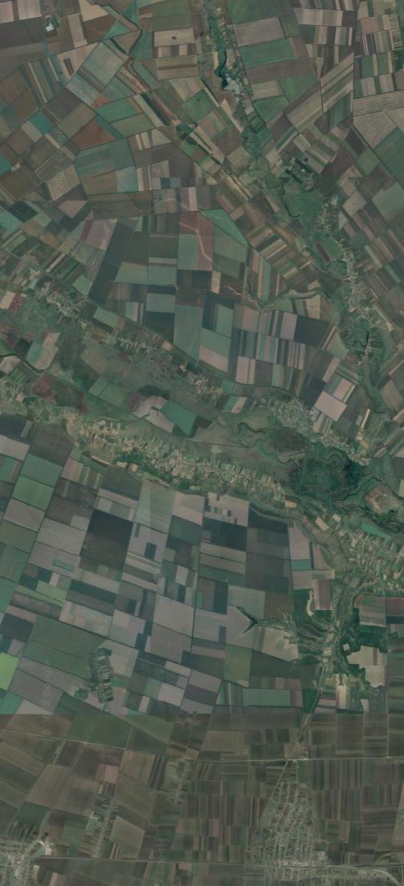
#> input picture Melitopol.jpg, 807 x 1771 px (shown at 1/2 size)
$ python test_rot2.py
#> lines starting #> are read from the running program, lines starting #| are printed output that depends on the picture
import cv2
import numpy as np
import random

N = 112 # y
M = N
img1 =  cv2.imread("Melitopol.jpg")
#> img1 is the input picture: shape (1771, 807, 3); mean B, G, R 81, 91.5, 83.3
imgheight=img1.shape[0]
#> imgheight = 1771
imgwidth=img1.shape[1]
#> imgwidth = 807

def rotateImage(image, angle):
    row, col = image.shape[:2]
    center=np.array([row,col])/2.0
    #center=tuple(np.array([row,col])/2.0)
    rot_mat = cv2.getRotationMatrix2D(center,angle+180,1.0)
    new_image = cv2.warpAffine(image, rot_mat, (col,row))
    return new_image

def rotate(points, angle):
    ANGLE = np.deg2rad(angle)
    c_x, c_y = np.mean(points, axis=0)
    return np.array(
        [[ c_x + np.cos(ANGLE) * (px - c_x) - np.sin(ANGLE) * (py - c_x),
           c_y + np.sin(ANGLE) * (px - c_y) + np.cos(ANGLE) * (py - c_y)
          ] for px, py in points ]
    ).astype(int)

def cam_virt(img, N, M, arrow=False, draw=True):
    # generate random coordinates inside image
#> called with N = 112, M = 112, arrow = True, draw = True
    count = 100
    __xy_test = False
    __x_test = False
    __y_test = False
    while (not np.all(__xy_test)) or (not np.all(__x_test)) or (not np.all(__y_test)):
        y_r = int(random.random()*imgheight*0.7)
        x_r = int(random.random()*imgwidth*0.7)
        angle = int(360*random.random())
        __xy = np.array([[x_r,y_r],[x_r+M,y_r],[x_r+M,y_r+N],[x_r,y_r+N]])
        __xy2 = rotate(__xy, angle)
        __xy_test = np.greater(__xy2, 0)
        __x_test = np.less(__xy2[:,0], imgwidth)
        __y_test = np.less(__xy2[:,1], imgheight)
        count -= 1
        if count == 0: return False, False
#> after the loop, count = 99
    # draw arrow for checking orientation
    if arrow:
        __xyA = np.array([[x_r+int(M/2), y_r+int(N/6)],[x_r+int(M/2),y_r+int(5*N/6)]])
        __xyA2 = rotate(__xyA, angle)
        cv2.arrowedLine(img, __xyA2[0], __xyA2[1], (0,0,255), 2)
    # rotate the image to North
    rect = cv2.boundingRect(__xy2)
#> rect = (108, 726, 153, 153)
    x, y, w, h = rect
#> x = 108; y = 726; w = 153; h = 153
    img2_0 = img[y:y+h, x:x+w].copy()
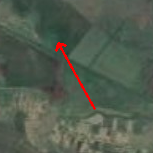
#> img2_0: shape (153, 153, 3); mean B, G, R 79.2, 93, 82.7
    img2_r = rotateImage(img2_0, angle)
#> in rotateImage, `new_image = cv2.warpAffine(image, rot_mat, (col,row))`:
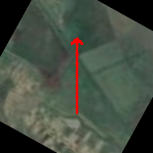
#> new_image: shape (153, 153, 3); mean B, G, R 66.6, 78.4, 69.5
    # cut empty pixels
    center = (np.array(img2_r.shape[:2])/2).astype(int)
#> center = [76, 76]
    x_min = max(center[0]-int(M/2), 0)
#> x_min = 20
    y_min = max(center[1]-int(N/2), 0)
#> y_min = 20
    img2 = img2_r[y_min:y_min+N, x_min:x_min+M]
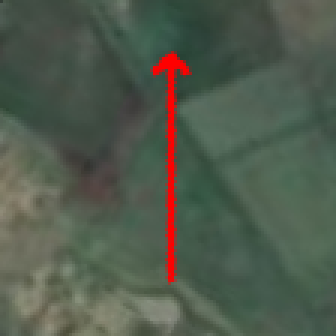
#> img2: shape (112, 112, 3) (shown 3 times larger); mean B, G, R 77, 90.9, 80.8
    if draw: cv2.polylines(img, [__xy2], True, (255, 255, 255), 2)
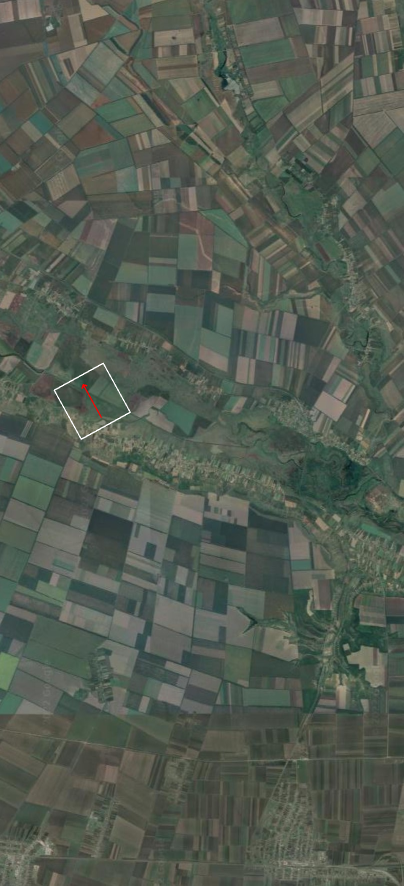
#> img: shape (1771, 807, 3) (shown at 1/2 size); mean B, G, R 81.1, 91.6, 83.5
    return True, img2

tr, img2 = cam_virt(img1, N, M, True)
#> tr = True
if tr:
    img1 = cv2.resize(img1,(int(imgwidth/2),int(imgheight/2)))
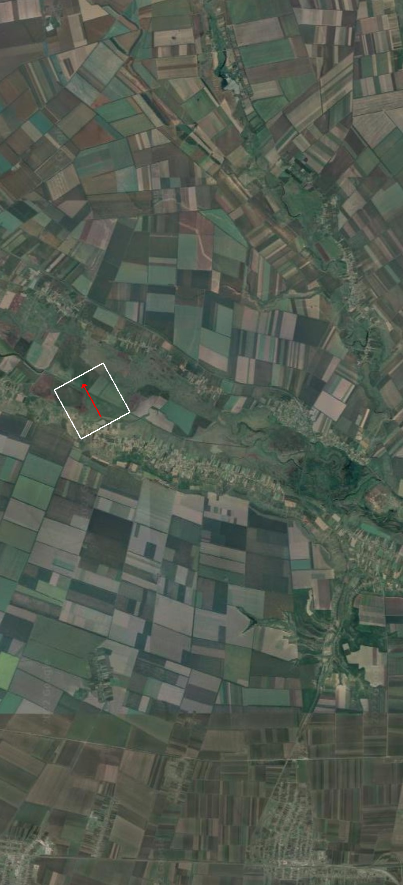
#> img1: shape (885, 403, 3); mean B, G, R 81, 91.6, 83.4
    img2_big = np.zeros((int(imgheight/2), int(imgwidth/2), 3), np.uint8)
    img2_big[2*N:N*2+2*N,60:M*2+60] = cv2.resize(img2,(N*2, M*2))
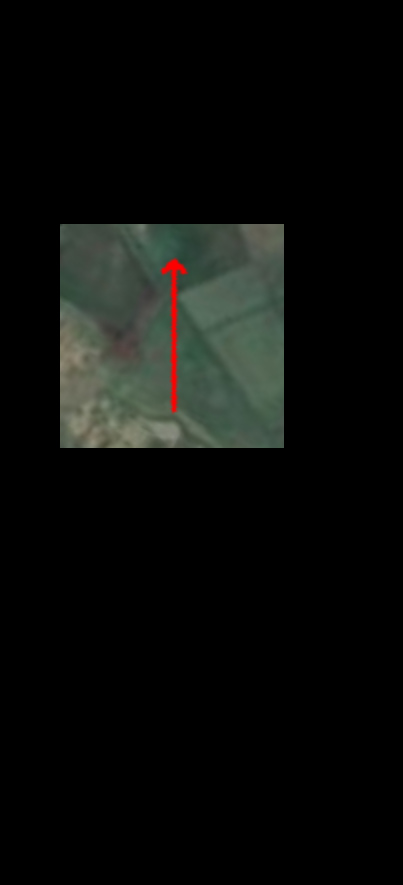
#> img2_big: shape (885, 403, 3); mean B, G, R 10.8, 12.8, 11.4
    Hori = np.concatenate((img1, img2_big), axis=1)
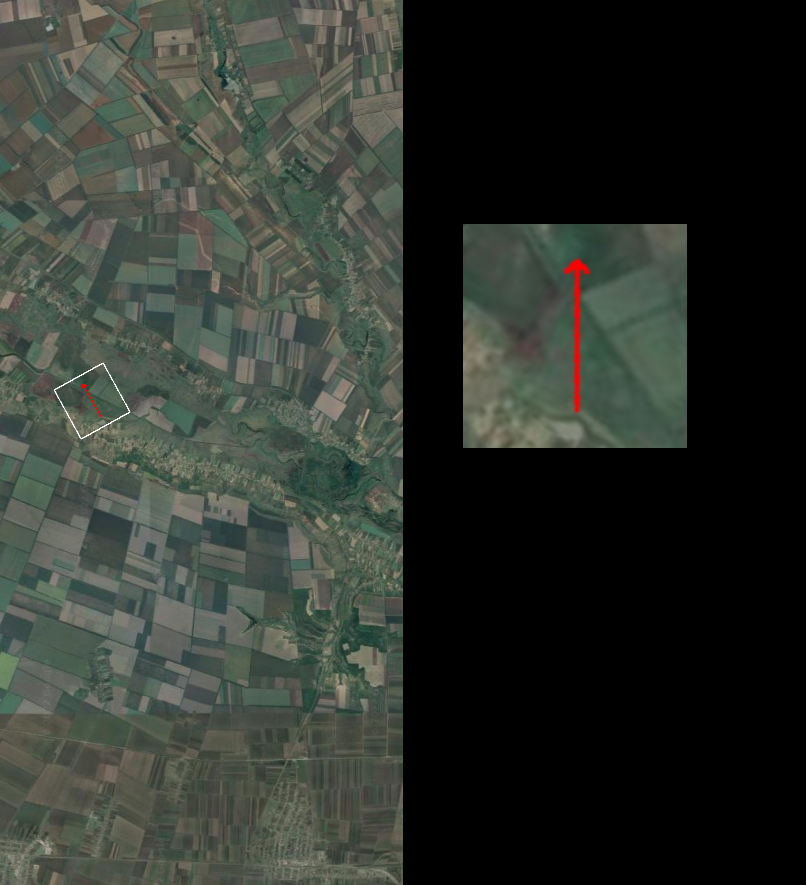
#> Hori: shape (885, 806, 3); mean B, G, R 45.9, 52.2, 47.4
    cv2.imshow('sample', Hori)
    cv2.moveWindow('sample', 30, 30)
    cv2.waitKey(0) # waits until a key is pressed
else: print("Error generate virt camera image")
cv2.destroyAllWindows() # destroys the window showing image
